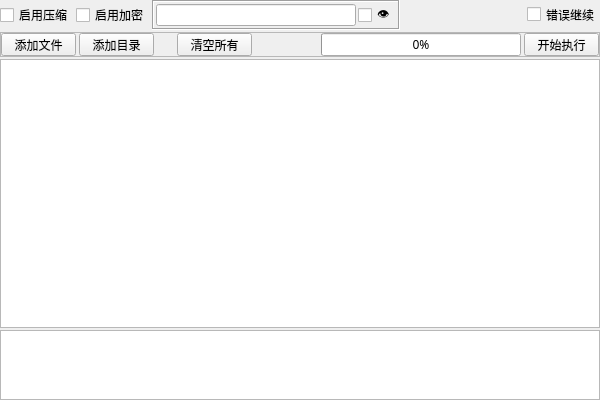
<?xml version="1.0" encoding="UTF-8"?>
<ui version="4.0">
 <class>EncodeWidget</class>
 <widget class="QWidget" name="EncodeWidget">
  <property name="geometry">
   <rect>
    <x>0</x>
    <y>0</y>
    <width>600</width>
    <height>400</height>
   </rect>
  </property>
  <property name="windowTitle">
   <string>EncodeWidget</string>
  </property>
  <layout class="QVBoxLayout" name="verticalLayout" stretch="0,0,5,1">
   <property name="spacing">
    <number>2</number>
   </property>
   <property name="leftMargin">
    <number>0</number>
   </property>
   <property name="topMargin">
    <number>0</number>
   </property>
   <property name="rightMargin">
    <number>0</number>
   </property>
   <property name="bottomMargin">
    <number>0</number>
   </property>
   <item>
    <widget class="QFrame" name="fm_option">
     <property name="sizePolicy">
      <sizepolicy hsizetype="Preferred" vsizetype="Fixed">
       <horstretch>0</horstretch>
       <verstretch>0</verstretch>
      </sizepolicy>
     </property>
     <property name="minimumSize">
      <size>
       <width>0</width>
       <height>30</height>
      </size>
     </property>
     <property name="maximumSize">
      <size>
       <width>16777215</width>
       <height>30</height>
      </size>
     </property>
     <property name="font">
      <font>
       <family>Fira Code</family>
      </font>
     </property>
     <property name="frameShape">
      <enum>QFrame::NoFrame</enum>
     </property>
     <property name="frameShadow">
      <enum>QFrame::Sunken</enum>
     </property>
     <layout class="QHBoxLayout" name="horizontalLayout_2">
      <property name="spacing">
       <number>3</number>
      </property>
      <property name="leftMargin">
       <number>0</number>
      </property>
      <property name="topMargin">
       <number>0</number>
      </property>
      <property name="rightMargin">
       <number>0</number>
      </property>
      <property name="bottomMargin">
       <number>0</number>
      </property>
      <item>
       <widget class="QCheckBox" name="cb_compress">
        <property name="font">
         <font>
          <family>Fira Code</family>
         </font>
        </property>
        <property name="text">
         <string>启用压缩</string>
        </property>
       </widget>
      </item>
      <item>
       <widget class="QCheckBox" name="cb_encrypt">
        <property name="font">
         <font>
          <family>Fira Code</family>
         </font>
        </property>
        <property name="text">
         <string>启用加密</string>
        </property>
       </widget>
      </item>
      <item>
       <widget class="QFrame" name="fm_password">
        <property name="frameShape">
         <enum>QFrame::Box</enum>
        </property>
        <property name="frameShadow">
         <enum>QFrame::Sunken</enum>
        </property>
        <layout class="QHBoxLayout" name="horizontalLayout_3">
         <property name="spacing">
          <number>2</number>
         </property>
         <property name="leftMargin">
          <number>2</number>
         </property>
         <property name="topMargin">
          <number>2</number>
         </property>
         <property name="rightMargin">
          <number>2</number>
         </property>
         <property name="bottomMargin">
          <number>2</number>
         </property>
         <item>
          <widget class="QLineEdit" name="le_password">
           <property name="sizePolicy">
            <sizepolicy hsizetype="Fixed" vsizetype="Fixed">
             <horstretch>0</horstretch>
             <verstretch>0</verstretch>
            </sizepolicy>
           </property>
           <property name="minimumSize">
            <size>
             <width>200</width>
             <height>0</height>
            </size>
           </property>
           <property name="maximumSize">
            <size>
             <width>200</width>
             <height>16777215</height>
            </size>
           </property>
           <property name="font">
            <font>
             <family>Fira Code</family>
            </font>
           </property>
           <property name="contextMenuPolicy">
            <enum>Qt::NoContextMenu</enum>
           </property>
           <property name="echoMode">
            <enum>QLineEdit::Password</enum>
           </property>
          </widget>
         </item>
         <item>
          <widget class="QCheckBox" name="cb_password">
           <property name="text">
            <string>👁</string>
           </property>
          </widget>
         </item>
        </layout>
       </widget>
      </item>
      <item>
       <spacer name="horizontalSpacer">
        <property name="font">
         <font>
          <family>Fira Code</family>
         </font>
        </property>
        <property name="orientation">
         <enum>Qt::Horizontal</enum>
        </property>
        <property name="sizeType">
         <enum>QSizePolicy::Expanding</enum>
        </property>
        <property name="sizeHint" stdset="0">
         <size>
          <width>0</width>
          <height>20</height>
         </size>
        </property>
       </spacer>
      </item>
      <item>
       <widget class="QCheckBox" name="cb_igerr">
        <property name="minimumSize">
         <size>
          <width>0</width>
          <height>19</height>
         </size>
        </property>
        <property name="maximumSize">
         <size>
          <width>16777215</width>
          <height>19</height>
         </size>
        </property>
        <property name="font">
         <font>
          <family>Fira Code</family>
         </font>
        </property>
        <property name="text">
         <string>错误继续</string>
        </property>
       </widget>
      </item>
     </layout>
    </widget>
   </item>
   <item>
    <widget class="QFrame" name="fm_control">
     <property name="sizePolicy">
      <sizepolicy hsizetype="Preferred" vsizetype="Fixed">
       <horstretch>0</horstretch>
       <verstretch>0</verstretch>
      </sizepolicy>
     </property>
     <property name="minimumSize">
      <size>
       <width>0</width>
       <height>25</height>
      </size>
     </property>
     <property name="maximumSize">
      <size>
       <width>16777215</width>
       <height>25</height>
      </size>
     </property>
     <property name="frameShape">
      <enum>QFrame::StyledPanel</enum>
     </property>
     <property name="frameShadow">
      <enum>QFrame::Raised</enum>
     </property>
     <layout class="QHBoxLayout" name="horizontalLayout">
      <property name="spacing">
       <number>3</number>
      </property>
      <property name="leftMargin">
       <number>0</number>
      </property>
      <property name="topMargin">
       <number>0</number>
      </property>
      <property name="rightMargin">
       <number>0</number>
      </property>
      <property name="bottomMargin">
       <number>0</number>
      </property>
      <item>
       <widget class="QPushButton" name="btn_addfile">
        <property name="sizePolicy">
         <sizepolicy hsizetype="Fixed" vsizetype="Fixed">
          <horstretch>0</horstretch>
          <verstretch>0</verstretch>
         </sizepolicy>
        </property>
        <property name="minimumSize">
         <size>
          <width>75</width>
          <height>23</height>
         </size>
        </property>
        <property name="maximumSize">
         <size>
          <width>75</width>
          <height>23</height>
         </size>
        </property>
        <property name="font">
         <font>
          <family>Fira Code</family>
         </font>
        </property>
        <property name="text">
         <string>添加文件</string>
        </property>
       </widget>
      </item>
      <item>
       <widget class="QPushButton" name="btn_addfolder">
        <property name="sizePolicy">
         <sizepolicy hsizetype="Fixed" vsizetype="Fixed">
          <horstretch>0</horstretch>
          <verstretch>0</verstretch>
         </sizepolicy>
        </property>
        <property name="minimumSize">
         <size>
          <width>75</width>
          <height>23</height>
         </size>
        </property>
        <property name="maximumSize">
         <size>
          <width>75</width>
          <height>23</height>
         </size>
        </property>
        <property name="font">
         <font>
          <family>Fira Code</family>
         </font>
        </property>
        <property name="text">
         <string>添加目录</string>
        </property>
       </widget>
      </item>
      <item>
       <spacer name="horizontalSpacer_3">
        <property name="orientation">
         <enum>Qt::Horizontal</enum>
        </property>
        <property name="sizeType">
         <enum>QSizePolicy::Fixed</enum>
        </property>
        <property name="sizeHint" stdset="0">
         <size>
          <width>20</width>
          <height>20</height>
         </size>
        </property>
       </spacer>
      </item>
      <item>
       <widget class="QPushButton" name="btn_clear">
        <property name="sizePolicy">
         <sizepolicy hsizetype="Fixed" vsizetype="Fixed">
          <horstretch>0</horstretch>
          <verstretch>0</verstretch>
         </sizepolicy>
        </property>
        <property name="minimumSize">
         <size>
          <width>75</width>
          <height>23</height>
         </size>
        </property>
        <property name="maximumSize">
         <size>
          <width>75</width>
          <height>23</height>
         </size>
        </property>
        <property name="font">
         <font>
          <family>Fira Code</family>
         </font>
        </property>
        <property name="text">
         <string>清空所有</string>
        </property>
       </widget>
      </item>
      <item>
       <spacer name="horizontalSpacer_2">
        <property name="orientation">
         <enum>Qt::Horizontal</enum>
        </property>
        <property name="sizeType">
         <enum>QSizePolicy::Expanding</enum>
        </property>
        <property name="sizeHint" stdset="0">
         <size>
          <width>0</width>
          <height>20</height>
         </size>
        </property>
       </spacer>
      </item>
      <item>
       <widget class="QProgressBar" name="pb_exec">
        <property name="sizePolicy">
         <sizepolicy hsizetype="Fixed" vsizetype="Fixed">
          <horstretch>0</horstretch>
          <verstretch>0</verstretch>
         </sizepolicy>
        </property>
        <property name="minimumSize">
         <size>
          <width>200</width>
          <height>0</height>
         </size>
        </property>
        <property name="maximumSize">
         <size>
          <width>200</width>
          <height>16777215</height>
         </size>
        </property>
        <property name="font">
         <font>
          <family>Fira Code</family>
         </font>
        </property>
        <property name="value">
         <number>0</number>
        </property>
       </widget>
      </item>
      <item>
       <widget class="QPushButton" name="btn_exec">
        <property name="sizePolicy">
         <sizepolicy hsizetype="Fixed" vsizetype="Fixed">
          <horstretch>0</horstretch>
          <verstretch>0</verstretch>
         </sizepolicy>
        </property>
        <property name="minimumSize">
         <size>
          <width>75</width>
          <height>23</height>
         </size>
        </property>
        <property name="maximumSize">
         <size>
          <width>75</width>
          <height>23</height>
         </size>
        </property>
        <property name="font">
         <font>
          <family>Fira Code</family>
         </font>
        </property>
        <property name="text">
         <string>开始执行</string>
        </property>
       </widget>
      </item>
     </layout>
    </widget>
   </item>
   <item>
    <widget class="QTableWidget" name="tw_path_list">
     <property name="font">
      <font>
       <family>Fira Code</family>
      </font>
     </property>
     <property name="editTriggers">
      <set>QAbstractItemView::DoubleClicked</set>
     </property>
    </widget>
   </item>
   <item>
    <widget class="QTextEdit" name="te_exec_log">
     <property name="font">
      <font>
       <family>Fira Code</family>
      </font>
     </property>
     <property name="readOnly">
      <bool>true</bool>
     </property>
    </widget>
   </item>
  </layout>
 </widget>
 <layoutdefault spacing="6" margin="11"/>
 <resources/>
 <connections/>
</ui>
